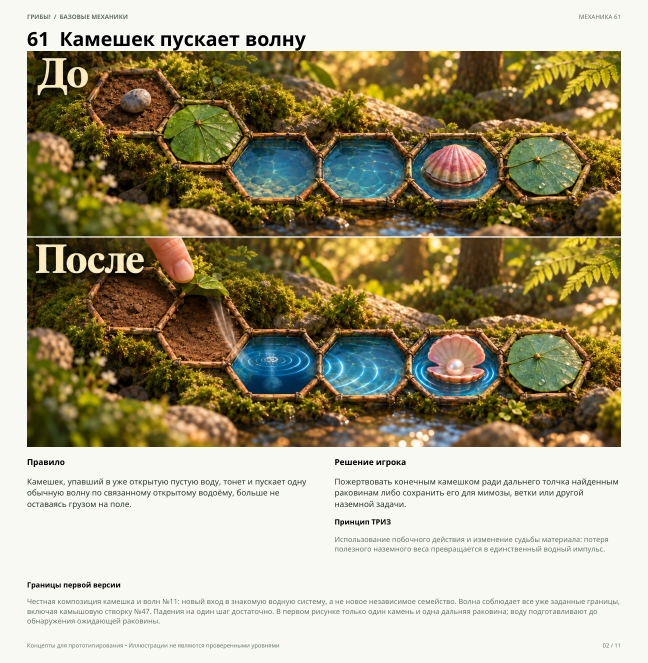
#> input picture tmp/mechanics_batches_07-08/11_base_cell_mechanics_batch_07_page_02.png, 1296 x 1326 px, found by its file name (shown at 1/2 size); its folder holds 4 pictures in this run
$ python crop_mechanics_07_08.py
#> lines starting #> are read from the running program, lines starting #| are printed output that depends on the picture
from pathlib import Path
from PIL import Image

root = Path(r'C:\proj\mushroomsSveta')
src = root / 'tmp' / 'mechanics_batches_07-08'
out = root / 'docs' / 'mechanics' / 'images' / 'batches'
out.mkdir(parents=True, exist_ok=True)
for batch, stem in [(7, '11_base_cell_mechanics_batch_07'), (8, '12_base_cell_mechanics_batch_08')]:
    for offset in range(1, 11):
        page_no = offset + 1
        image_path = src / f'{stem}_page_{page_no:02}.png'
        target = out / f'batch-{batch:02}-{offset:02}.webp'
        with Image.open(image_path) as page:
            # Keep the main illustrated mechanic, excluding page title and explanatory text.
#> page is the input picture: PIL image 1296x1326 RGB; mean R, G, B 169, 161, 133.4
            crop = page.crop((54, 102, 1242, 894)).convert('RGB')
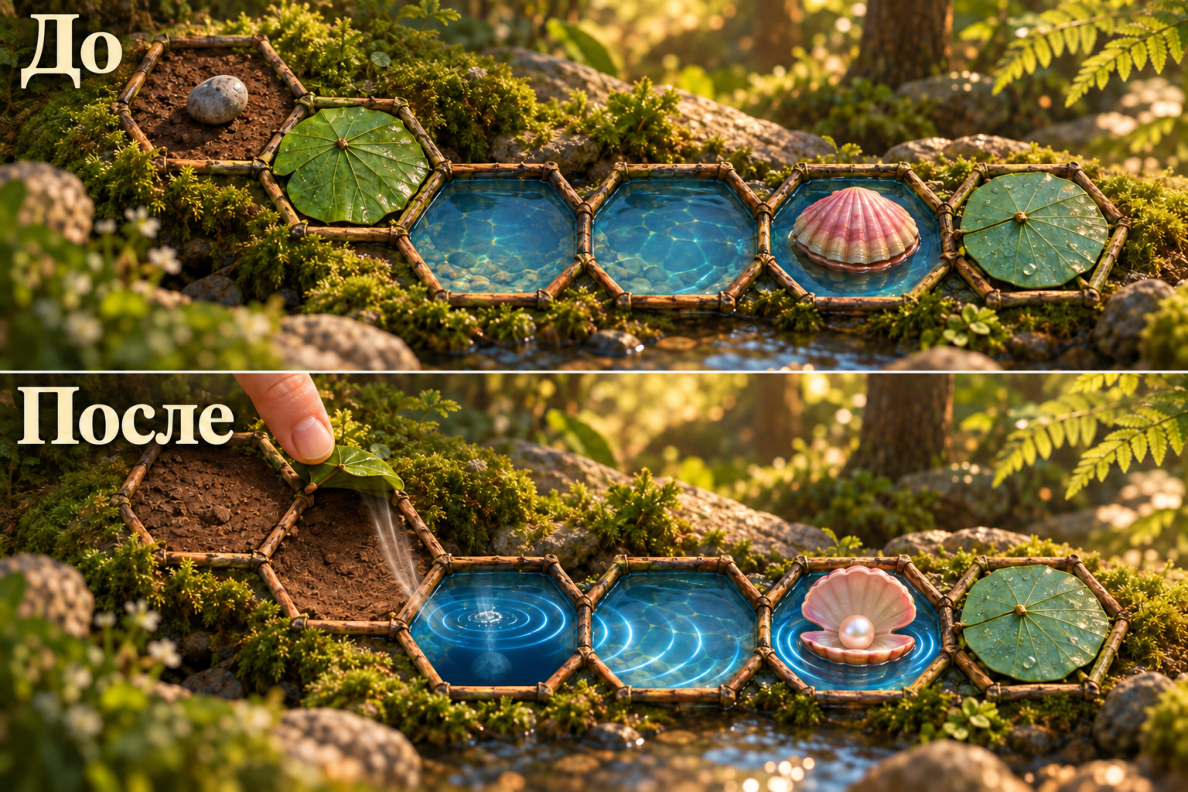
#> crop: PIL image 1188x792 RGB; mean R, G, B 108.8, 93.9, 47.6
#> (the run stopped early here; a loop or call above may not have finished)
